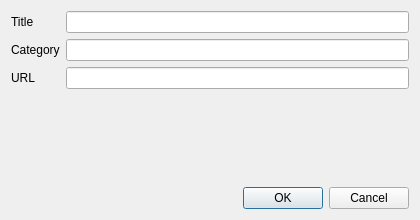
<?xml version="1.0" encoding="UTF-8"?>
<ui version="4.0">
 <class>LinkDialog</class>
 <widget class="QDialog" name="LinkDialog">
  <property name="geometry">
   <rect>
    <x>0</x>
    <y>0</y>
    <width>420</width>
    <height>220</height>
   </rect>
  </property>
  <property name="windowTitle">
   <string>Add Link</string>
  </property>
  <layout class="QVBoxLayout" name="verticalLayout">
   <item>
    <layout class="QFormLayout" name="formLayout">
     <property name="fieldGrowthPolicy">
      <enum>QFormLayout::ExpandingFieldsGrow</enum>
     </property>
     <item row="0" column="0">
      <widget class="QLabel" name="titleLabel">
       <property name="text">
        <string>Title</string>
       </property>
      </widget>
     </item>
     <item row="0" column="1">
      <widget class="QLineEdit" name="titleLineEdit">
       <property name="sizePolicy">
        <sizepolicy hsizetype="Expanding" vsizetype="Fixed">
         <horstretch>1</horstretch>
         <verstretch>0</verstretch>
        </sizepolicy>
       </property>
      </widget>
     </item>
     <item row="1" column="0">
      <widget class="QLabel" name="categoryLabel">
       <property name="text">
        <string>Category</string>
       </property>
      </widget>
     </item>
     <item row="1" column="1">
      <widget class="QLineEdit" name="categoryLineEdit">
       <property name="sizePolicy">
        <sizepolicy hsizetype="Expanding" vsizetype="Fixed">
         <horstretch>1</horstretch>
         <verstretch>0</verstretch>
        </sizepolicy>
       </property>
      </widget>
     </item>
     <item row="2" column="0">
      <widget class="QLabel" name="urlLabel">
       <property name="text">
        <string>URL</string>
       </property>
      </widget>
     </item>
     <item row="2" column="1">
      <widget class="QLineEdit" name="urlLineEdit">
       <property name="sizePolicy">
        <sizepolicy hsizetype="Expanding" vsizetype="Fixed">
         <horstretch>1</horstretch>
         <verstretch>0</verstretch>
        </sizepolicy>
       </property>
      </widget>
     </item>
    </layout>
   </item>
   <item>
    <widget class="QDialogButtonBox" name="buttonBox">
     <property name="standardButtons">
      <set>QDialogButtonBox::Cancel|QDialogButtonBox::Ok</set>
     </property>
    </widget>
   </item>
  </layout>
 </widget>
 <resources/>
 <connections/>
</ui>
